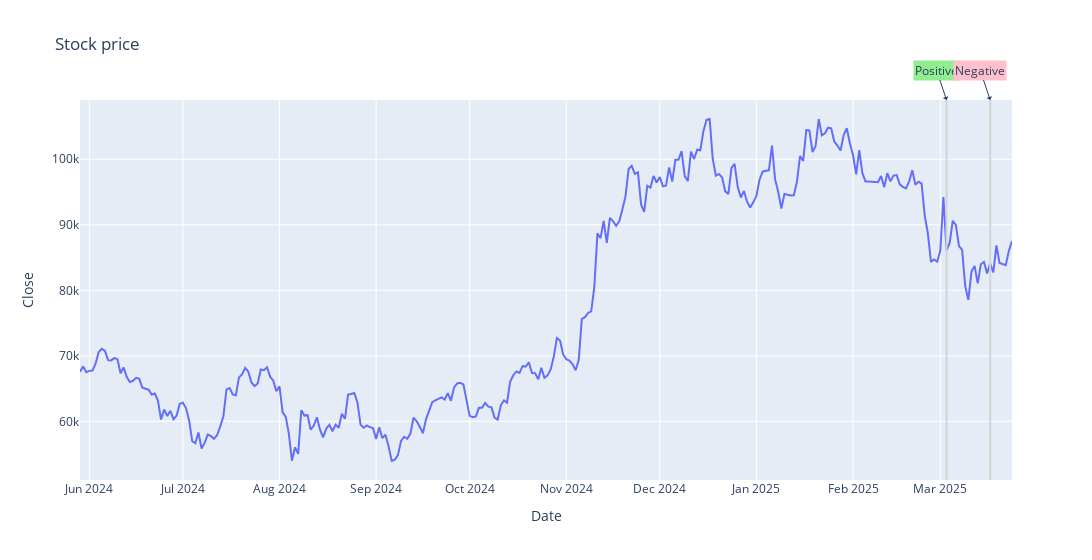

Notebook code cell kept with this figure:
### Code cell
plot_price_with_news(price_df, news_headlines_df.sample(frac=0.2, random_state=7)).show()

### Figure 1 — Plotly figure (JSON) as saved in the notebook; plotly's stock layout.template omitted (floating-point values rounded to 4 significant figures; data arrays with more than 128 entries replaced by an {"elided": "..."} marker saying what was removed)
{"data": [{"hovertemplate": "Date=%{x}<br>Close=%{y}<extra></extra>", "legendgroup": "", "line": {"color": "#636efa", "dash": "solid"}, "marker": {"symbol": "circle"}, "mode": "lines", "name": "", "orientation": "v", "showlegend": false, "type": "scatter", "x": {"elided": "300 str values"}, "xaxis": "x", "y": {"elided": "300 float values"}, "yaxis": "y"}], "layout": {"annotations": [{"align": "left", "arrowhead": 1, "bgcolor": "lightgreen", "hovertext": "Saylor predicts<br />Bitcoin's<br />monumental rise<br />under Trump's<br />crypto<br />initiative", "showarrow": true, "text": "Positive", "x": "2025-03-03T00:00:00", "xref": "x", "y": 1, "yref": "paper"}, {"align": "left", "arrowhead": 1, "bgcolor": "pink", "hovertext": "Sentiment<br />analysis for<br />important coins.<br />Bitcoin<br />currently in<br />negative<br />territory", "showarrow": true, "text": "Negative", "x": "2025-03-17T00:00:00", "xref": "x", "y": 1, "yref": "paper"}], "legend": {"tracegroupgap": 0}, "shapes": [{"line": {"color": "lightgrey"}, "type": "line", "x0": "2025-03-03T00:00:00", "x1": "2025-03-03T00:00:00", "xref": "x", "y0": 0, "y1": 1, "yref": "y domain"}, {"line": {"color": "lightgrey"}, "type": "line", "x0": "2025-03-17T00:00:00", "x1": "2025-03-17T00:00:00", "xref": "x", "y0": 0, "y1": 1, "yref": "y domain"}], "title": {"text": "Stock price"}, "width": 1200, "xaxis": {"anchor": "y", "domain": [0, 1], "title": {"text": "Date"}}, "yaxis": {"anchor": "x", "domain": [0, 1], "title": {"text": "Close"}}}}
